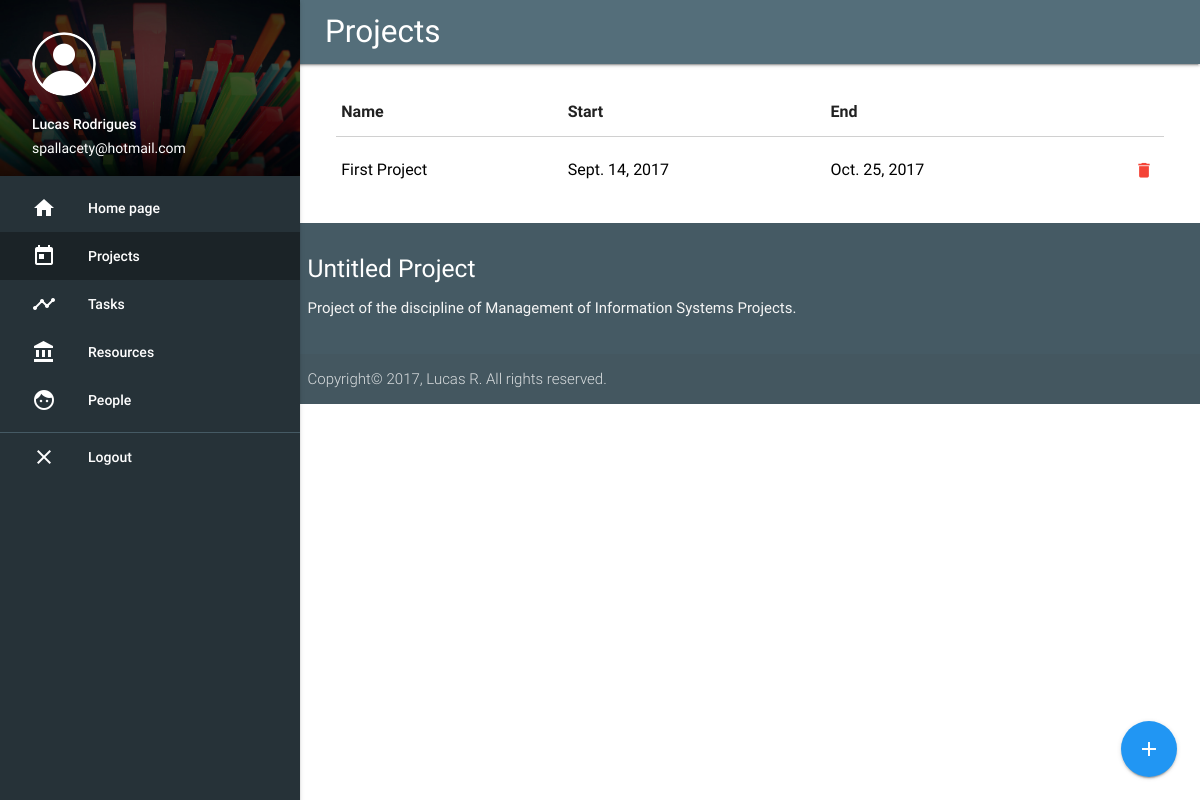
Page /projects/ (signed in) on the committed database.
### core/models.py (models this page shows)
class Project(models.Model):
  name = models.CharField(max_length=128)
  manager = models.ForeignKey(User, related_name='projects', on_delete=models.CASCADE)
  description = models.TextField()
  start_date = models.DateField()
  end_date = models.DateField()

### core/views.py (the view)
# urls.py: url(r'^projects/$', projects, name='projects'),
@login_required
def projects(request):
  config = MetaConfig(title="Projects", active_class="projects")
  projects = Project.objects.filter(manager=request.user)
  return render(request, 'projects.html', {'projects': projects, 'user': get_current_user(request), 'config': config})

### core/views.py (called while the page is built)
@login_required
def get_current_user(request):
  return request.user

### core/templates/projects.html (shortened to what this page needs)
{% extends 'base.html' %}
{% block content %}
<br>
<div class="row">
  <div class="col s12">
    <table class="highlight">
      <thead>
      <tr>
        <th>Name</th>
        <th>Start</th>
        <th>End</th>
      </tr>
      </thead>
      <tbody>
      {% if projects %}
      {% for project in projects %}
      <tr>
        <td><a class="black-text" href="{% url 'project_detail' project.id %}">{{project.name}}</a></td>
        <td><a class="black-text" href="{% url 'project_detail' project.id %}">{{project.start_date}}</a></td>
        <td><a class="black-text" href="{% url 'project_detail' project.id %}">{{project.end_date}}</a></td>
        <td class="row vallign right-align"><a href="{% url 'delete_project' project.id %}"
                                               class="btn-flat img-btn tooltipped" data-position="bottom"
                                               data-delay="50"
                                               data-tooltip="Delete"><i class="material-icons red-text">delete</i></a>
        </td>
      </tr>
      {% endfor %}
      {% else %}
      <td colspan="4" class="center">Nothing to show.</td>
      {% endif %}
      </tbody>
    </table>
  </div>
</div>
<div class="fixed-action-btn horizontal">
  <a class="btn-floating btn-large blue modal-trigger" href="#new_project">
    <i class="large material-icons">add</i>
  </a>
</div>
{% endblock %}

### core/templates/base.html (shortened to what this page needs)
{% load staticfiles %}
<html lang="pt-br">
<head>
  <link href="{% static 'css/materialize.css' %}" type="text/css" rel="stylesheet" media="screen,projection"/>
  <link href="{% static 'css/style.css' %}" type="text/css" rel="stylesheet" media="screen,projection"/>
</head>
<body>
<nav class="blue-grey darken-1" role="navigation">
  <a href="#" class="brand-logo content">{{ config.title }}</a>
  <ul id="slide-out" class="side-nav fixed blue-grey darken-4">
    <li>
      <div class="userView">
        <div class="background">
          <img class="responsive-img" src="{% static 'images/bg-nav.jpg' %}">
        </div>
        <span><img class="circle" src="{% static 'images/profile.png' %}"></span>
        <span class="white-text name">{{ user.first_name }}</span>
        <span class="white-text email">{{ user.email }}</span>
      </div>
    </li>
    <li class="{% if config.active_class == 'index' %}active{% endif %}"><a
        class="waves-effect white-text" href="/"><i class="material-icons white-text">home</i>Home page</a>
    </li>
    <li class="{% if config.active_class == 'projects' %}active{% endif %}"><a
        class="waves-effect white-text" href="{% url 'projects' %}"><i class="material-icons white-text">today</i>Projects</a>
    </li>
    <li class="{% if config.active_class == 'tasks' %}active{% endif %}"><a
        class="waves-effect white-text" href="{% url 'tasks' %}"><i class="material-icons white-text">timeline</i>Tasks</a>
    </li>
    <li class="{% if config.active_class == 'resources' %}active{% endif %}"><a
        class="waves-effect white-text" href="{% url 'resources' %}"><i class="material-icons white-text">account_balance</i>Resources</a>
    </li>
    <li class="{% if config.active_class == 'people' %}active{% endif %}"><a class="waves-effect white-text"
                                                                             href="{% url 'people' %}"><i
        class="material-icons white-text">face</i>People</a></li>
    <li><div class="divider blue-grey darken-2"></div></li>
    <li><a class="waves-effect white-text" href="{% url 'logout' %}"><i class="material-icons white-text">close</i>Logout</a></li>
  </ul>
</nav>
<div class="content">
  {% block content %}
  {% endblock %}
</div>
<footer class="page-footer blue-grey darken-2">
  <div class="container">
    <div class="row">
      <div class="col">
        <h5 class="white-text">Untitled Project</h5>
        <p class="grey-text text-lighten-4">Project of the discipline of Management of Information Systems Projects.</p>
      </div>
    </div>
  </div>
  <div class="footer-copyright">
    <div class="container">
      Copyright© 2017, Lucas R. All rights reserved.
    </div>
  </div>
</footer>
</body>
</html>

### core/static/css/style.css (style rules this page uses)
header, main, footer { padding-left: 150px; }
@media only screen and (min-width: 993px) { .content { margin-left: 325px; margin-right: 25px; } }
nav ul li.active { background-color: rgba(0, 0, 0, 0.3) !important; }
td a { display: block; }
.img-btn { padding: 0 5px; background-color: transparent; }

### rows in the picture
Project: name "First Project", start_date "Sept. 14, 2017", end_date "Oct. 25, 2017"

### other values in the picture
{{ config.title }} "Projects"
{{ user.first_name }} "Lucas Rodrigues"
{{ user.email }} "spallacety@hotmail.com"
